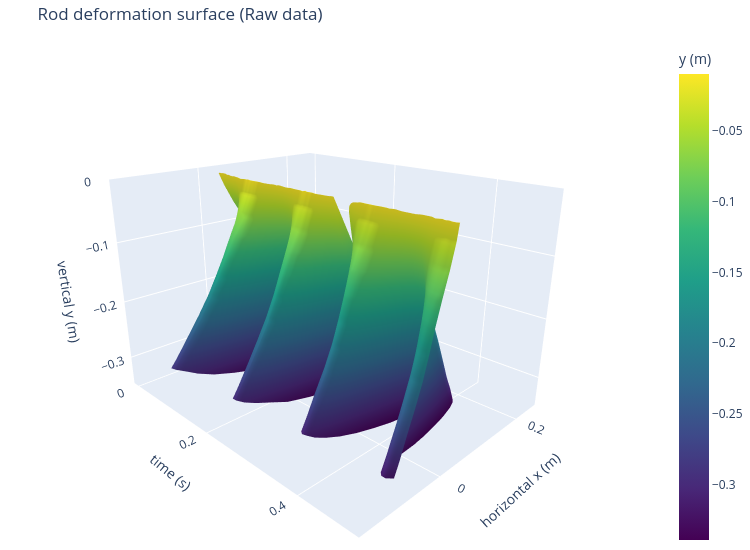

Notebook code for this chart:
### Code cell
import numpy as np
import plotly.graph_objects as go

# Subsample frames for speed (every 4th frame)
_stride = 1
_frames = np.arange(0, n_frames, _stride)
_n_pts  = N_VIDEO_PTS

# Grids: rows = spatial nodes, cols = subsampled frames
X_grid = x_m[_frames, :].T                        # (n_pts, n_t)  horizontal position
T_grid = np.tile(t_raw[_frames], (_n_pts, 1))      # (n_pts, n_t)  time
Y_grid = y_m[_frames, :].T                        # (n_pts, n_t)  vertical position

# ── Plotly 3D surface (rotatable) ─────────────────────────────────────────
fig3d = go.Figure(go.Surface(
    x=T_grid,
    y=X_grid,
    z=Y_grid,
    colorscale='viridis',
    colorbar=dict(title='y (m)'),
))
fig3d.update_layout(
    title='Rod deformation surface (Raw data)',
    scene=dict(
        xaxis_title='time (s)',
        yaxis_title='horizontal x (m)',
        zaxis_title='vertical y (m)',
        camera=dict(eye=dict(x=1.5, y=-1.5, z=0.8))
    ),
    width=750, height=550, margin=dict(l=0, r=0, t=40, b=0)
)
fig3d.show()

# ── Static Matplotlib version (saved to file) ─────────────────────────────
# fig2, ax2 = plt.subplots(figsize=(8, 5), dpi=100,
#                           subplot_kw=dict(projection='3d'))
# ax2.plot_surface(X_grid, T_grid, Y_grid,
#                  cmap='viridis', linewidth=0, antialiased=True, alpha=0.85)
# ax2.set_xlabel('Horizontal x (m)')
# ax2.set_ylabel('Time (s)')
# ax2.set_zlabel('Vertical y (m)')
# ax2.set_title('Rod deformation surface')
# plt.tight_layout()
# plt.savefig('../Figure_1.png', dpi=150, bbox_inches='tight')
# plt.show()

### Figure 1 — Plotly figure (JSON) as saved in the notebook; plotly's stock layout.template omitted (floating-point values rounded to 4 significant figures; data arrays with more than 128 entries replaced by an {"elided": "..."} marker saying what was removed)
{"data": [{"colorbar": {"title": {"text": "y (m)"}}, "colorscale": [[0, "#440154"], [0.1111, "#482878"], [0.2222, "#3e4989"], [0.3333, "#31688e"], [0.4444, "#26828e"], [0.5556, "#1f9e89"], [0.6667, "#35b779"], [0.7778, "#6ece58"], [0.8889, "#b5de2b"], [1, "#fde725"]], "type": "surface", "x": {"elided": "25x96 float values"}, "y": {"elided": "25x96 float values"}, "z": {"elided": "25x96 float values"}}], "layout": {"height": 550, "margin": {"b": 0, "l": 0, "r": 0, "t": 40}, "scene": {"camera": {"eye": {"x": 1.5, "y": -1.5, "z": 0.8}}, "xaxis": {"title": {"text": "time (s)"}}, "yaxis": {"title": {"text": "horizontal x (m)"}}, "zaxis": {"title": {"text": "vertical y (m)"}}}, "title": {"text": "Rod deformation surface (Raw data)"}, "width": 750}}
